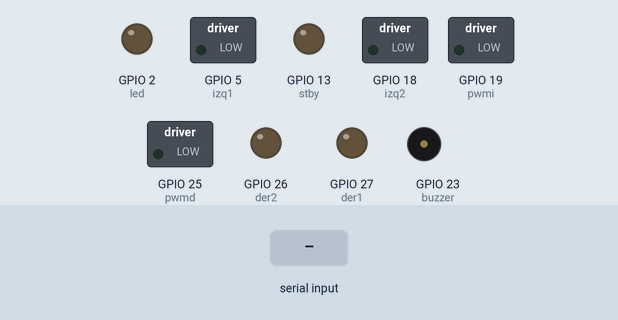
Simulated run of this sketch. Board: ESP32. Parts: switched loads named in the sketch (green lamp = pin HIGH), output pins drawn as LEDs (lit = HIGH), buzzer (waves = sounding). Inputs (shaded band) come from the test bench. Nothing arrives over Bluetooth unless stated; what the sketch prints to the serial monitor is not drawn.

Above: at 1.5 s.
1.6 s: "1" received over Serial
At 2.9 s:
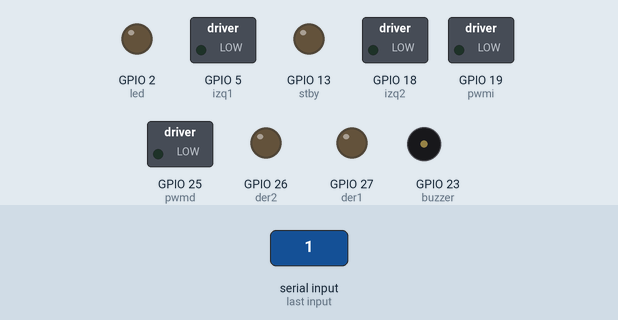
3.2 s: "F" received over the second serial link
At 4.1 s:
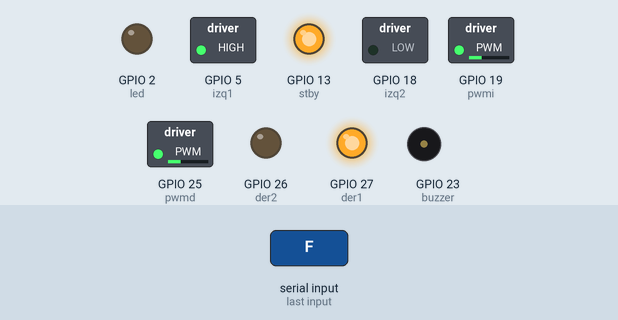
4.7 s: "2" received over Serial
At 5.3 s:
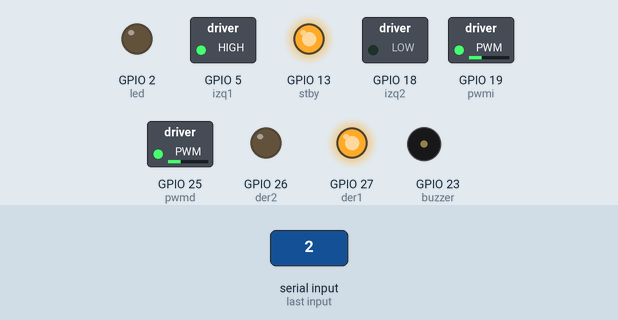
Timing chart, 0 to 7.7 s (numbered marks = the images above; inputs shaded):
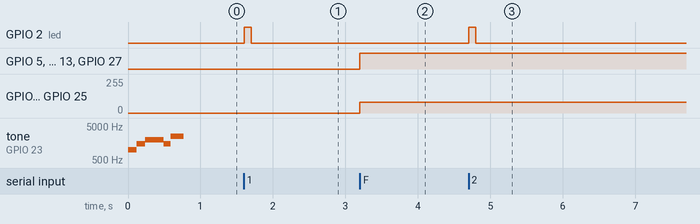

Measured:
- after the input at 1.6 s, GPIO 2 (led): LOW → HIGH at once, → LOW 0.10 s later
- after the input at 3.2 s, GPIO 5 (izq1), GPIO 13 (stby), GPIO 27 (der1): LOW → HIGH at once; GPIO 19 (pwmi), GPIO 25 (pwmd): 0/255 → 80/255 at once
- after the input at 4.7 s, GPIO 2 (led): LOW → HIGH at once, → LOW 0.10 s later
- by itself, tone on GPIO 23 (buzzer): plays 1000 Hz for 0.12 s, 1500 Hz for 0.12 s, 2000 Hz for 0.25 s, 1500 Hz for 0.10 s, 2500 Hz for 0.18 s

The sketch:

minisumo_bluetooth.ino
```cpp
#include "BluetoothSerial.h"

BluetoothSerial SerialBT;

// ========= CONFIGURACIÓN =========
String nombreBT = "SENKIUUU";  // 🔹

// ================= PINES =================
#define pwmi  19
#define izq1  5
#define izq2  18
#define stby  13
#define der1  27
#define der2  26
#define pwmd  25
#define led   2
#define buzzer 23

// ============== PWM ======================
#define FREQ_PWM  1000
#define RES_PWM   8
#define CH_IZQ 0
#define CH_DER 1
#define CH_BUZZ 2

int vel = 150;

// Estado BT
bool btConectado = false;

// ================= SETUP ==================
void setup() {
  Serial.begin(115200);
  Serial.println("Iniciando sistema...");

  // -------- BLUETOOTH ----------
  SerialBT.begin(nombreBT);
  Serial.println("Bluetooth listo");

  // Pines
  pinMode(izq1, OUTPUT);
  pinMode(izq2, OUTPUT);
  pinMode(der1, OUTPUT);
  pinMode(der2, OUTPUT);
  pinMode(stby, OUTPUT);
  pinMode(led, OUTPUT);

  digitalWrite(stby, LOW);

  // PWM motores
  ledcAttach(pwmi, FREQ_PWM, RES_PWM);
  ledcAttach(pwmd, FREQ_PWM, RES_PWM);

  // PWM buzzer
  ledcAttach(buzzer, 2000, 8);

  // 🔊 Sonido inicio
  melodiaInicio();

  Serial.println("Sistema listo");
  Serial.println("F B L R S | Vel 1-9");
}

// ================= LOOP ===================
void loop() {
  if (SerialBT.available()) {
    char cmd = SerialBT.read();
    procesarComando(cmd);
  }

  if (Serial.available()) {
    char cmd = Serial.read();
    procesarComando(cmd);
  }

  // 🔊 Detectar conexión BT
  if (SerialBT.hasClient() && !btConectado) {
    btConectado = true;
    melodiaConexion();
  }

  if (!SerialBT.hasClient()) {
    btConectado = false;
  }
}

// ============ COMANDOS ====================
void procesarComando(char cmd) {
  switch (cmd) {
    // 🔹 Velocidad
    case '1': vel = 80;  blinkLED(); break;
    case '2': vel = 110; blinkLED(); break;
    case '3': vel = 130; blinkLED(); break;
    case '4': vel = 150; blinkLED(); break;
    case '5': vel = 170; blinkLED(); break;
    case '6': vel = 190; blinkLED(); break;
    case '7': vel = 210; blinkLED(); break;
    case '8': vel = 230; blinkLED(); break;
    case '9': vel = 255; blinkLED(); break;

    // Movimiento
    case 'F': motores( vel,  vel); break;
    case 'B': motores(-vel, -vel); break;

    // 🔄 Giros Corregidos
    case 'R': motores(-vel,  vel); break;
    case 'L': motores( vel, -vel); break;

    case 'S':
      motores(0, 0);
      digitalWrite(stby, LOW);
      break;
  }
}

// ============== LED =======================
void blinkLED() {
  digitalWrite(led, HIGH);
  delay(100);
  digitalWrite(led, LOW);
}

// ============ MOTORES =====================
void motores(int izq, int der) {
  digitalWrite(stby, HIGH);

  izq = constrain(izq, -255, 255);
  der = constrain(der, -255, 255);

  // Izquierdo
  if (izq >= 0) {
    digitalWrite(izq1, HIGH);
    digitalWrite(izq2, LOW);
  } else {
    digitalWrite(izq1, LOW);
    digitalWrite(izq2, HIGH);
    izq = -izq;
  }
  ledcWrite(pwmi, izq);

  // Derecho
  if (der >= 0) {
    digitalWrite(der1, HIGH);
    digitalWrite(der2, LOW);
  } else {
    digitalWrite(der1, LOW);
    digitalWrite(der2, HIGH);
    der = -der;
  }
  ledcWrite(pwmd, der);
}

// ============ BUZZER ======================
void tono(int freq, int dur) {
  ledcAttach(buzzer, freq, 8);
  ledcWrite(buzzer, 128);
  delay(dur);
  ledcWrite(buzzer, 0);
}

void melodiaInicio() {
  tono(1000, 120);
  tono(1500, 120);
  tono(2000, 150);
}

void melodiaConexion() {
  tono(2000, 100);
  tono(1500, 100);
  tono(2500, 180);
}
```
